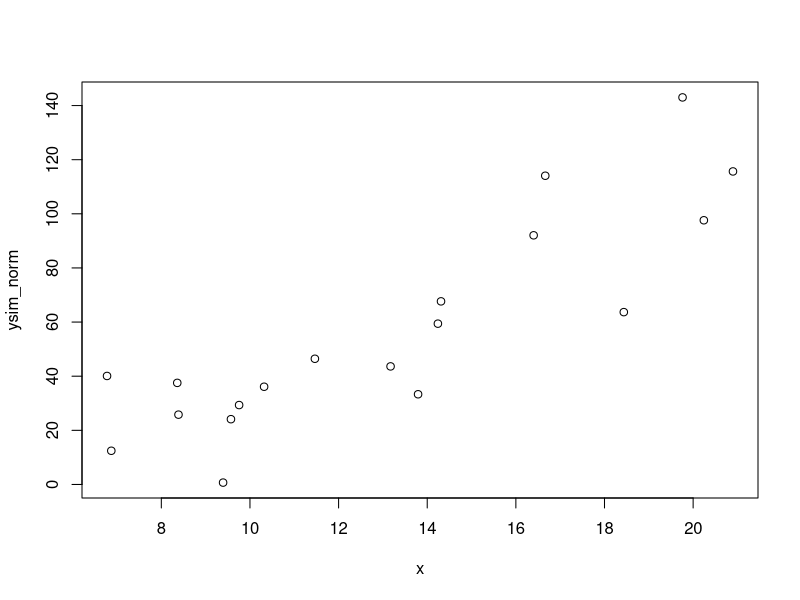

Recreate this plot in R. (Note: this script raises an error after producing the figure.)
# Here we are going to generate some data that reflects the growth of the sea star
#Libraries call

library(tidyverse)
library(broom)


# Setting the seed to get reproducible random numbers, this value is arbitrary
set.seed(5)

# Next we need to determine the number of weight(g) observations we will take (sample size, each sea star is weighed as a juvenile)
#  we will define n = 19 defined when addressing the independent variable

# We want a normal distribution for temperature within a range
# from 5.04 -21.62 degrees celcius - min and max values taken from data set

x <- runif(n = 19, min = 5.04, max = 21.62)
temperature = x

# defining the slope and then the intercept of the original regression
# initial regression equation taken from data gooding_harley_2009.csv

b0 <- 7.717

b1 <- -45.036

# Next we can try putting it all together and see if we get some data!
# I increased the standard deviation that is used to add noise to the data from the 1 that was given in the example to make the SE for simulated data more realistic

ytrue <- (b0 * x) + b1

ysim_norm <- ytrue + rnorm(n = 19, mean = 0, sd = 18)
relative_growth = ysim_norm

#create data frame
df = data.frame(x, ysim_norm)

#visualize data with rudimentary plot  
plot(x,ysim_norm)

#create linear model
m <- lm(relative_growth ~ temperature)
summary(m)


print(xtable(summary(m)),type='html')

#create plot
plot(ysim_norm ~ x, data = df, xlim=c(0,25), ylim=c(-25,150), xlab= "Temperature (°C)", ylab= "Relative Growth (%)", pch=16) + 
  abline(lm(ysim_norm ~ x))

## creating a df with predicted values from model output
predicted <- augment(m, se_fit = TRUE)

growth_with_temp <- 
  ggplot(data = predicted, aes(x = x, y = ysim_norm)) + 
  geom_point() + 
  labs(x = "Temperature (°C)", y = "Relative Growth (%)") + 
  geom_line(aes(y = .fitted)) + 
  geom_ribbon(aes(y = .fitted, 
                            ymax = (.fitted + .se.fit), 
                            ymin = (.fitted - .se.fit)), alpha = 0.25) + 
  theme_bw()

ggsave("./figures/growth_with_temp.png", growth_with_temp, 
       height = 5, width = 7, units ="in")

#---------- Same analysis but with feeding rate, x remains the same as above ---

# defining the slope and then the intercept of the original regression
# initial regression equation taken from data gooding_harley_2009.csv

c0 <- 0.109

c1 <- -0.218

# Next we can try putting it all together and see if we get some data!
# I increased the standard deviation that is used to add noise to the data from the 1 that was given in the example to make the SE for simulated data more realistic

ytruefeed <- (c0 * x) + c1

ysim_normfeed <- ytruefeed + rnorm(n = 19, mean = 0, sd =0.3)
feeding_rate = ysim_normfeed

#create data frame
df = data.frame(x, ysim_norm, ysim_normfeed)
colnames(df) <- c("Temperature", "Relative Growth","Feeding Rate")
summary(df) %>% knitr::kable()

#visualize data with rudimentary plot  
plot(x,ysim_normfeed)

#create linear model
m2 <- lm(feeding_rate ~ temperature)
summary(m2)

#create plot
plot(ysim_normfeed ~ x, data = df, xlim=c(0,25), ylim=c(0,3), xlab= "Temperature (°C)", ylab= "Feeding rate (mussels/seastar/day)", pch=16) + 
  abline(lm(ysim_normfeed ~ x))

## creating a df with predicted values from model output
predicted2 <- augment(m2, se_fit = TRUE)

feeding_with_temp <- 
  ggplot(data = predicted2, aes(x = x, y = ysim_normfeed)) + 
  geom_point() + 
  labs(x = "Temperature (°C)", y = "Feeding rate (mussels/seastar/day)") + 
  geom_line(aes(y = .fitted)) + 
  geom_ribbon(aes(y = .fitted, 
                  ymax = (.fitted + .se.fit), 
                  ymin = (.fitted - .se.fit)), alpha = 0.25) + 
  theme_bw()

ggsave("./figures/feeding_with_temp.png", growth_with_temp, 
       height = 5, width = 7, units ="in")
